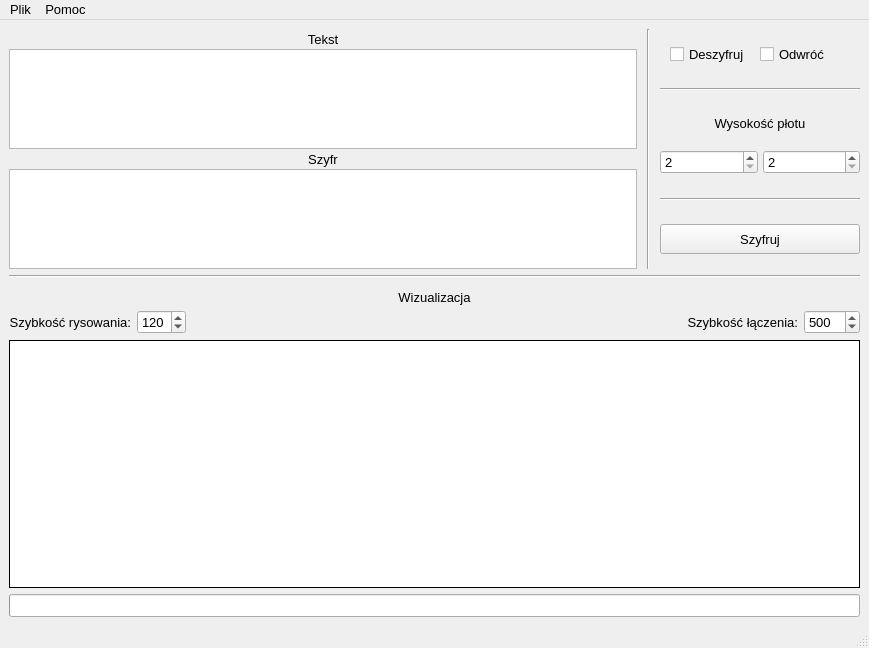
<?xml version="1.0" encoding="UTF-8"?>
<ui version="4.0">
 <class>MainWindow</class>
 <widget class="QMainWindow" name="MainWindow">
  <property name="geometry">
   <rect>
    <x>0</x>
    <y>0</y>
    <width>869</width>
    <height>648</height>
   </rect>
  </property>
  <property name="sizePolicy">
   <sizepolicy hsizetype="Preferred" vsizetype="Preferred">
    <horstretch>0</horstretch>
    <verstretch>0</verstretch>
   </sizepolicy>
  </property>
  <property name="minimumSize">
   <size>
    <width>600</width>
    <height>400</height>
   </size>
  </property>
  <property name="font">
   <font>
    <pointsize>10</pointsize>
   </font>
  </property>
  <property name="windowTitle">
   <string>Szyfr płotkowy</string>
  </property>
  <property name="toolButtonStyle">
   <enum>Qt::ToolButtonTextOnly</enum>
  </property>
  <property name="animated">
   <bool>false</bool>
  </property>
  <property name="tabShape">
   <enum>QTabWidget::Triangular</enum>
  </property>
  <widget class="QWidget" name="centralwidget">
   <property name="minimumSize">
    <size>
     <width>600</width>
     <height>280</height>
    </size>
   </property>
   <property name="palette">
    <palette>
     <active/>
     <inactive/>
     <disabled/>
    </palette>
   </property>
   <layout class="QVBoxLayout" name="verticalLayout">
    <item>
     <layout class="QHBoxLayout" name="appLayoyt">
      <property name="spacing">
       <number>10</number>
      </property>
      <property name="sizeConstraint">
       <enum>QLayout::SetFixedSize</enum>
      </property>
      <item>
       <layout class="QVBoxLayout" name="mainLayout">
        <property name="spacing">
         <number>0</number>
        </property>
        <property name="sizeConstraint">
         <enum>QLayout::SetFixedSize</enum>
        </property>
        <item>
         <widget class="QLabel" name="firstTextLabel">
          <property name="sizePolicy">
           <sizepolicy hsizetype="Preferred" vsizetype="Fixed">
            <horstretch>0</horstretch>
            <verstretch>0</verstretch>
           </sizepolicy>
          </property>
          <property name="minimumSize">
           <size>
            <width>0</width>
            <height>20</height>
           </size>
          </property>
          <property name="maximumSize">
           <size>
            <width>16777215</width>
            <height>20</height>
           </size>
          </property>
          <property name="text">
           <string>Tekst</string>
          </property>
          <property name="alignment">
           <set>Qt::AlignCenter</set>
          </property>
          <property name="buddy">
           <cstring>firstText</cstring>
          </property>
         </widget>
        </item>
        <item>
         <widget class="QPlainTextEdit" name="firstText">
          <property name="enabled">
           <bool>true</bool>
          </property>
          <property name="sizePolicy">
           <sizepolicy hsizetype="Expanding" vsizetype="Fixed">
            <horstretch>0</horstretch>
            <verstretch>0</verstretch>
           </sizepolicy>
          </property>
          <property name="maximumSize">
           <size>
            <width>16777215</width>
            <height>100</height>
           </size>
          </property>
          <property name="toolTip">
           <string>Tutaj wprowadza się wejście dla algorytmu</string>
          </property>
          <property name="plainText">
           <string/>
          </property>
         </widget>
        </item>
        <item>
         <widget class="QLabel" name="secondTextLabel">
          <property name="sizePolicy">
           <sizepolicy hsizetype="Expanding" vsizetype="Fixed">
            <horstretch>0</horstretch>
            <verstretch>0</verstretch>
           </sizepolicy>
          </property>
          <property name="minimumSize">
           <size>
            <width>0</width>
            <height>20</height>
           </size>
          </property>
          <property name="maximumSize">
           <size>
            <width>16777215</width>
            <height>20</height>
           </size>
          </property>
          <property name="text">
           <string>Szyfr</string>
          </property>
          <property name="alignment">
           <set>Qt::AlignCenter</set>
          </property>
          <property name="buddy">
           <cstring>secondText</cstring>
          </property>
         </widget>
        </item>
        <item>
         <widget class="QPlainTextEdit" name="secondText">
          <property name="sizePolicy">
           <sizepolicy hsizetype="Expanding" vsizetype="Fixed">
            <horstretch>0</horstretch>
            <verstretch>0</verstretch>
           </sizepolicy>
          </property>
          <property name="maximumSize">
           <size>
            <width>16777215</width>
            <height>100</height>
           </size>
          </property>
          <property name="toolTip">
           <string>Wyjście algorytmu</string>
          </property>
          <property name="readOnly">
           <bool>true</bool>
          </property>
         </widget>
        </item>
       </layout>
      </item>
      <item>
       <widget class="Line" name="main_sideSeparator">
        <property name="sizePolicy">
         <sizepolicy hsizetype="Fixed" vsizetype="Minimum">
          <horstretch>0</horstretch>
          <verstretch>0</verstretch>
         </sizepolicy>
        </property>
        <property name="orientation">
         <enum>Qt::Vertical</enum>
        </property>
       </widget>
      </item>
      <item>
       <layout class="QVBoxLayout" name="sideLayout" stretch="0,0,0,0,0,0">
        <property name="spacing">
         <number>5</number>
        </property>
        <property name="sizeConstraint">
         <enum>QLayout::SetFixedSize</enum>
        </property>
        <item>
         <layout class="QHBoxLayout" name="optionsLayout">
          <property name="spacing">
           <number>0</number>
          </property>
          <item>
           <widget class="QCheckBox" name="modeCheck">
            <property name="sizePolicy">
             <sizepolicy hsizetype="Fixed" vsizetype="Fixed">
              <horstretch>0</horstretch>
              <verstretch>0</verstretch>
             </sizepolicy>
            </property>
            <property name="minimumSize">
             <size>
              <width>80</width>
              <height>20</height>
             </size>
            </property>
            <property name="maximumSize">
             <size>
              <width>80</width>
              <height>20</height>
             </size>
            </property>
            <property name="toolTip">
             <string>Zmienia tryb działania algorytmu z szyfrowania na deszfyrowanie</string>
            </property>
            <property name="text">
             <string>Deszyfruj</string>
            </property>
            <property name="iconSize">
             <size>
              <width>32</width>
              <height>32</height>
             </size>
            </property>
           </widget>
          </item>
          <item>
           <widget class="QCheckBox" name="inverseCheck">
            <property name="sizePolicy">
             <sizepolicy hsizetype="Fixed" vsizetype="Fixed">
              <horstretch>0</horstretch>
              <verstretch>0</verstretch>
             </sizepolicy>
            </property>
            <property name="minimumSize">
             <size>
              <width>80</width>
              <height>20</height>
             </size>
            </property>
            <property name="maximumSize">
             <size>
              <width>90</width>
              <height>20</height>
             </size>
            </property>
            <property name="layoutDirection">
             <enum>Qt::LeftToRight</enum>
            </property>
            <property name="text">
             <string>Odwróć</string>
            </property>
            <property name="checkable">
             <bool>true</bool>
            </property>
            <property name="checked">
             <bool>false</bool>
            </property>
           </widget>
          </item>
         </layout>
        </item>
        <item>
         <widget class="Line" name="modeSeparator">
          <property name="sizePolicy">
           <sizepolicy hsizetype="Fixed" vsizetype="Fixed">
            <horstretch>0</horstretch>
            <verstretch>0</verstretch>
           </sizepolicy>
          </property>
          <property name="minimumSize">
           <size>
            <width>200</width>
            <height>10</height>
           </size>
          </property>
          <property name="maximumSize">
           <size>
            <width>200</width>
            <height>10</height>
           </size>
          </property>
          <property name="orientation">
           <enum>Qt::Horizontal</enum>
          </property>
         </widget>
        </item>
        <item>
         <widget class="QLabel" name="heightLabel">
          <property name="sizePolicy">
           <sizepolicy hsizetype="Fixed" vsizetype="Fixed">
            <horstretch>0</horstretch>
            <verstretch>0</verstretch>
           </sizepolicy>
          </property>
          <property name="minimumSize">
           <size>
            <width>200</width>
            <height>16</height>
           </size>
          </property>
          <property name="maximumSize">
           <size>
            <width>200</width>
            <height>13</height>
           </size>
          </property>
          <property name="text">
           <string>Wysokość płotu</string>
          </property>
          <property name="alignment">
           <set>Qt::AlignCenter</set>
          </property>
         </widget>
        </item>
        <item>
         <layout class="QHBoxLayout" name="heightLayout" stretch="0,0">
          <property name="leftMargin">
           <number>0</number>
          </property>
          <item>
           <widget class="QSpinBox" name="firstBoardHeight">
            <property name="toolTip">
             <string>Wysokość pierwszej ,,deski'' płotu, czyli odcinka wzdłuż którego położone są litery</string>
            </property>
            <property name="minimum">
             <number>2</number>
            </property>
            <property name="maximum">
             <number>20</number>
            </property>
            <property name="value">
             <number>2</number>
            </property>
           </widget>
          </item>
          <item>
           <widget class="QSpinBox" name="secondBoardHeight">
            <property name="toolTip">
             <string>Wysokość drugiej ,,deski'' płotu, czyli odcinka wzdłuż którego położone są litery</string>
            </property>
            <property name="minimum">
             <number>2</number>
            </property>
            <property name="maximum">
             <number>20</number>
            </property>
            <property name="value">
             <number>2</number>
            </property>
           </widget>
          </item>
         </layout>
        </item>
        <item>
         <widget class="Line" name="keySeparator">
          <property name="sizePolicy">
           <sizepolicy hsizetype="Fixed" vsizetype="Fixed">
            <horstretch>0</horstretch>
            <verstretch>0</verstretch>
           </sizepolicy>
          </property>
          <property name="minimumSize">
           <size>
            <width>200</width>
            <height>10</height>
           </size>
          </property>
          <property name="maximumSize">
           <size>
            <width>200</width>
            <height>10</height>
           </size>
          </property>
          <property name="orientation">
           <enum>Qt::Horizontal</enum>
          </property>
         </widget>
        </item>
        <item>
         <widget class="QPushButton" name="executeButton">
          <property name="sizePolicy">
           <sizepolicy hsizetype="Fixed" vsizetype="Fixed">
            <horstretch>0</horstretch>
            <verstretch>0</verstretch>
           </sizepolicy>
          </property>
          <property name="minimumSize">
           <size>
            <width>200</width>
            <height>30</height>
           </size>
          </property>
          <property name="maximumSize">
           <size>
            <width>200</width>
            <height>30</height>
           </size>
          </property>
          <property name="font">
           <font>
            <pointsize>10</pointsize>
           </font>
          </property>
          <property name="toolTip">
           <string/>
          </property>
          <property name="text">
           <string>Szyfruj</string>
          </property>
         </widget>
        </item>
       </layout>
      </item>
     </layout>
    </item>
    <item>
     <widget class="Line" name="app_visSeparator">
      <property name="orientation">
       <enum>Qt::Horizontal</enum>
      </property>
     </widget>
    </item>
    <item>
     <widget class="QLabel" name="visLabel">
      <property name="sizePolicy">
       <sizepolicy hsizetype="Expanding" vsizetype="Fixed">
        <horstretch>0</horstretch>
        <verstretch>0</verstretch>
       </sizepolicy>
      </property>
      <property name="minimumSize">
       <size>
        <width>0</width>
        <height>20</height>
       </size>
      </property>
      <property name="maximumSize">
       <size>
        <width>16777215</width>
        <height>13</height>
       </size>
      </property>
      <property name="text">
       <string>Wizualizacja</string>
      </property>
      <property name="alignment">
       <set>Qt::AlignCenter</set>
      </property>
      <property name="buddy">
       <cstring>visTable</cstring>
      </property>
     </widget>
    </item>
    <item>
     <layout class="QHBoxLayout" name="speedOptionsLayout">
      <item>
       <widget class="QLabel" name="drawLabel">
        <property name="text">
         <string>Szybkość rysowania:</string>
        </property>
        <property name="alignment">
         <set>Qt::AlignRight|Qt::AlignTrailing|Qt::AlignVCenter</set>
        </property>
        <property name="buddy">
         <cstring>drawSpeed</cstring>
        </property>
       </widget>
      </item>
      <item>
       <widget class="QSpinBox" name="drawSpeed">
        <property name="minimum">
         <number>0</number>
        </property>
        <property name="maximum">
         <number>300</number>
        </property>
        <property name="singleStep">
         <number>10</number>
        </property>
        <property name="value">
         <number>120</number>
        </property>
       </widget>
      </item>
      <item>
       <spacer name="horizontalSpacer">
        <property name="orientation">
         <enum>Qt::Horizontal</enum>
        </property>
        <property name="sizeHint" stdset="0">
         <size>
          <width>40</width>
          <height>20</height>
         </size>
        </property>
       </spacer>
      </item>
      <item>
       <widget class="QLabel" name="mergeLabel">
        <property name="text">
         <string>Szybkość łączenia:</string>
        </property>
        <property name="alignment">
         <set>Qt::AlignRight|Qt::AlignTrailing|Qt::AlignVCenter</set>
        </property>
        <property name="buddy">
         <cstring>mergeSpeed</cstring>
        </property>
       </widget>
      </item>
      <item>
       <widget class="QSpinBox" name="mergeSpeed">
        <property name="maximum">
         <number>1000</number>
        </property>
        <property name="singleStep">
         <number>50</number>
        </property>
        <property name="value">
         <number>500</number>
        </property>
       </widget>
      </item>
     </layout>
    </item>
    <item>
     <widget class="QTableWidget" name="visTable">
      <property name="sizeIncrement">
       <size>
        <width>0</width>
        <height>1</height>
       </size>
      </property>
      <property name="palette">
       <palette>
        <active>
         <colorrole role="WindowText">
          <brush brushstyle="SolidPattern">
           <color alpha="255">
            <red>235</red>
            <green>219</green>
            <blue>158</blue>
           </color>
          </brush>
         </colorrole>
         <colorrole role="Button">
          <brush brushstyle="SolidPattern">
           <color alpha="255">
            <red>21</red>
            <green>62</green>
            <blue>72</blue>
           </color>
          </brush>
         </colorrole>
         <colorrole role="Light">
          <brush brushstyle="SolidPattern">
           <color alpha="255">
            <red>31</red>
            <green>93</green>
            <blue>108</blue>
           </color>
          </brush>
         </colorrole>
         <colorrole role="Midlight">
          <brush brushstyle="SolidPattern">
           <color alpha="255">
            <red>26</red>
            <green>77</green>
            <blue>90</blue>
           </color>
          </brush>
         </colorrole>
         <colorrole role="Dark">
          <brush brushstyle="SolidPattern">
           <color alpha="255">
            <red>10</red>
            <green>31</green>
            <blue>36</blue>
           </color>
          </brush>
         </colorrole>
         <colorrole role="Mid">
          <brush brushstyle="SolidPattern">
           <color alpha="255">
            <red>14</red>
            <green>41</green>
            <blue>48</blue>
           </color>
          </brush>
         </colorrole>
         <colorrole role="Text">
          <brush brushstyle="SolidPattern">
           <color alpha="255">
            <red>235</red>
            <green>219</green>
            <blue>158</blue>
           </color>
          </brush>
         </colorrole>
         <colorrole role="BrightText">
          <brush brushstyle="SolidPattern">
           <color alpha="255">
            <red>235</red>
            <green>219</green>
            <blue>158</blue>
           </color>
          </brush>
         </colorrole>
         <colorrole role="ButtonText">
          <brush brushstyle="SolidPattern">
           <color alpha="255">
            <red>235</red>
            <green>219</green>
            <blue>158</blue>
           </color>
          </brush>
         </colorrole>
         <colorrole role="Base">
          <brush brushstyle="SolidPattern">
           <color alpha="255">
            <red>134</red>
            <green>212</green>
            <blue>212</blue>
           </color>
          </brush>
         </colorrole>
         <colorrole role="Window">
          <brush brushstyle="SolidPattern">
           <color alpha="255">
            <red>21</red>
            <green>62</green>
            <blue>72</blue>
           </color>
          </brush>
         </colorrole>
         <colorrole role="Shadow">
          <brush brushstyle="SolidPattern">
           <color alpha="255">
            <red>0</red>
            <green>0</green>
            <blue>0</blue>
           </color>
          </brush>
         </colorrole>
         <colorrole role="Highlight">
          <brush brushstyle="SolidPattern">
           <color alpha="255">
            <red>120</red>
            <green>111</green>
            <blue>80</blue>
           </color>
          </brush>
         </colorrole>
         <colorrole role="HighlightedText">
          <brush brushstyle="SolidPattern">
           <color alpha="255">
            <red>250</red>
            <green>200</green>
            <blue>143</blue>
           </color>
          </brush>
         </colorrole>
         <colorrole role="Link">
          <brush brushstyle="SolidPattern">
           <color alpha="255">
            <red>0</red>
            <green>0</green>
            <blue>255</blue>
           </color>
          </brush>
         </colorrole>
         <colorrole role="LinkVisited">
          <brush brushstyle="SolidPattern">
           <color alpha="255">
            <red>255</red>
            <green>0</green>
            <blue>255</blue>
           </color>
          </brush>
         </colorrole>
         <colorrole role="AlternateBase">
          <brush brushstyle="SolidPattern">
           <color alpha="255">
            <red>10</red>
            <green>31</green>
            <blue>36</blue>
           </color>
          </brush>
         </colorrole>
         <colorrole role="NoRole">
          <brush brushstyle="SolidPattern">
           <color alpha="255">
            <red>0</red>
            <green>0</green>
            <blue>0</blue>
           </color>
          </brush>
         </colorrole>
         <colorrole role="ToolTipBase">
          <brush brushstyle="SolidPattern">
           <color alpha="255">
            <red>0</red>
            <green>0</green>
            <blue>0</blue>
           </color>
          </brush>
         </colorrole>
         <colorrole role="ToolTipText">
          <brush brushstyle="SolidPattern">
           <color alpha="255">
            <red>0</red>
            <green>0</green>
            <blue>255</blue>
           </color>
          </brush>
         </colorrole>
         <colorrole role="PlaceholderText">
          <brush brushstyle="SolidPattern">
           <color alpha="128">
            <red>120</red>
            <green>115</green>
            <blue>98</blue>
           </color>
          </brush>
         </colorrole>
        </active>
        <inactive>
         <colorrole role="WindowText">
          <brush brushstyle="SolidPattern">
           <color alpha="255">
            <red>0</red>
            <green>0</green>
            <blue>0</blue>
           </color>
          </brush>
         </colorrole>
         <colorrole role="Button">
          <brush brushstyle="SolidPattern">
           <color alpha="255">
            <red>240</red>
            <green>240</green>
            <blue>240</blue>
           </color>
          </brush>
         </colorrole>
         <colorrole role="Light">
          <brush brushstyle="SolidPattern">
           <color alpha="255">
            <red>255</red>
            <green>255</green>
            <blue>255</blue>
           </color>
          </brush>
         </colorrole>
         <colorrole role="Midlight">
          <brush brushstyle="SolidPattern">
           <color alpha="255">
            <red>227</red>
            <green>227</green>
            <blue>227</blue>
           </color>
          </brush>
         </colorrole>
         <colorrole role="Dark">
          <brush brushstyle="SolidPattern">
           <color alpha="255">
            <red>160</red>
            <green>160</green>
            <blue>160</blue>
           </color>
          </brush>
         </colorrole>
         <colorrole role="Mid">
          <brush brushstyle="SolidPattern">
           <color alpha="255">
            <red>160</red>
            <green>160</green>
            <blue>160</blue>
           </color>
          </brush>
         </colorrole>
         <colorrole role="Text">
          <brush brushstyle="SolidPattern">
           <color alpha="255">
            <red>0</red>
            <green>0</green>
            <blue>0</blue>
           </color>
          </brush>
         </colorrole>
         <colorrole role="BrightText">
          <brush brushstyle="SolidPattern">
           <color alpha="255">
            <red>255</red>
            <green>255</green>
            <blue>255</blue>
           </color>
          </brush>
         </colorrole>
         <colorrole role="ButtonText">
          <brush brushstyle="SolidPattern">
           <color alpha="255">
            <red>0</red>
            <green>0</green>
            <blue>0</blue>
           </color>
          </brush>
         </colorrole>
         <colorrole role="Base">
          <brush brushstyle="SolidPattern">
           <color alpha="255">
            <red>255</red>
            <green>255</green>
            <blue>255</blue>
           </color>
          </brush>
         </colorrole>
         <colorrole role="Window">
          <brush brushstyle="SolidPattern">
           <color alpha="255">
            <red>240</red>
            <green>240</green>
            <blue>240</blue>
           </color>
          </brush>
         </colorrole>
         <colorrole role="Shadow">
          <brush brushstyle="SolidPattern">
           <color alpha="255">
            <red>105</red>
            <green>105</green>
            <blue>105</blue>
           </color>
          </brush>
         </colorrole>
         <colorrole role="Highlight">
          <brush brushstyle="SolidPattern">
           <color alpha="255">
            <red>240</red>
            <green>240</green>
            <blue>240</blue>
           </color>
          </brush>
         </colorrole>
         <colorrole role="HighlightedText">
          <brush brushstyle="SolidPattern">
           <color alpha="255">
            <red>0</red>
            <green>0</green>
            <blue>0</blue>
           </color>
          </brush>
         </colorrole>
         <colorrole role="Link">
          <brush brushstyle="SolidPattern">
           <color alpha="255">
            <red>0</red>
            <green>0</green>
            <blue>255</blue>
           </color>
          </brush>
         </colorrole>
         <colorrole role="LinkVisited">
          <brush brushstyle="SolidPattern">
           <color alpha="255">
            <red>255</red>
            <green>0</green>
            <blue>255</blue>
           </color>
          </brush>
         </colorrole>
         <colorrole role="AlternateBase">
          <brush brushstyle="SolidPattern">
           <color alpha="255">
            <red>245</red>
            <green>245</green>
            <blue>245</blue>
           </color>
          </brush>
         </colorrole>
         <colorrole role="NoRole">
          <brush brushstyle="NoBrush">
           <color alpha="255">
            <red>0</red>
            <green>0</green>
            <blue>0</blue>
           </color>
          </brush>
         </colorrole>
         <colorrole role="ToolTipBase">
          <brush brushstyle="SolidPattern">
           <color alpha="255">
            <red>255</red>
            <green>255</green>
            <blue>220</blue>
           </color>
          </brush>
         </colorrole>
         <colorrole role="ToolTipText">
          <brush brushstyle="SolidPattern">
           <color alpha="255">
            <red>0</red>
            <green>0</green>
            <blue>0</blue>
           </color>
          </brush>
         </colorrole>
         <colorrole role="PlaceholderText">
          <brush brushstyle="SolidPattern">
           <color alpha="128">
            <red>0</red>
            <green>0</green>
            <blue>0</blue>
           </color>
          </brush>
         </colorrole>
        </inactive>
        <disabled>
         <colorrole role="WindowText">
          <brush brushstyle="SolidPattern">
           <color alpha="255">
            <red>10</red>
            <green>31</green>
            <blue>36</blue>
           </color>
          </brush>
         </colorrole>
         <colorrole role="Button">
          <brush brushstyle="SolidPattern">
           <color alpha="255">
            <red>21</red>
            <green>62</green>
            <blue>72</blue>
           </color>
          </brush>
         </colorrole>
         <colorrole role="Light">
          <brush brushstyle="SolidPattern">
           <color alpha="255">
            <red>31</red>
            <green>93</green>
            <blue>108</blue>
           </color>
          </brush>
         </colorrole>
         <colorrole role="Midlight">
          <brush brushstyle="SolidPattern">
           <color alpha="255">
            <red>26</red>
            <green>77</green>
            <blue>90</blue>
           </color>
          </brush>
         </colorrole>
         <colorrole role="Dark">
          <brush brushstyle="SolidPattern">
           <color alpha="255">
            <red>10</red>
            <green>31</green>
            <blue>36</blue>
           </color>
          </brush>
         </colorrole>
         <colorrole role="Mid">
          <brush brushstyle="SolidPattern">
           <color alpha="255">
            <red>14</red>
            <green>41</green>
            <blue>48</blue>
           </color>
          </brush>
         </colorrole>
         <colorrole role="Text">
          <brush brushstyle="SolidPattern">
           <color alpha="255">
            <red>10</red>
            <green>31</green>
            <blue>36</blue>
           </color>
          </brush>
         </colorrole>
         <colorrole role="BrightText">
          <brush brushstyle="SolidPattern">
           <color alpha="255">
            <red>235</red>
            <green>219</green>
            <blue>158</blue>
           </color>
          </brush>
         </colorrole>
         <colorrole role="ButtonText">
          <brush brushstyle="SolidPattern">
           <color alpha="255">
            <red>10</red>
            <green>31</green>
            <blue>36</blue>
           </color>
          </brush>
         </colorrole>
         <colorrole role="Base">
          <brush brushstyle="SolidPattern">
           <color alpha="255">
            <red>21</red>
            <green>62</green>
            <blue>72</blue>
           </color>
          </brush>
         </colorrole>
         <colorrole role="Window">
          <brush brushstyle="SolidPattern">
           <color alpha="255">
            <red>21</red>
            <green>62</green>
            <blue>72</blue>
           </color>
          </brush>
         </colorrole>
         <colorrole role="Shadow">
          <brush brushstyle="SolidPattern">
           <color alpha="255">
            <red>0</red>
            <green>0</green>
            <blue>0</blue>
           </color>
          </brush>
         </colorrole>
         <colorrole role="Highlight">
          <brush brushstyle="SolidPattern">
           <color alpha="255">
            <red>0</red>
            <green>120</green>
            <blue>215</blue>
           </color>
          </brush>
         </colorrole>
         <colorrole role="HighlightedText">
          <brush brushstyle="SolidPattern">
           <color alpha="255">
            <red>255</red>
            <green>255</green>
            <blue>255</blue>
           </color>
          </brush>
         </colorrole>
         <colorrole role="Link">
          <brush brushstyle="SolidPattern">
           <color alpha="255">
            <red>0</red>
            <green>0</green>
            <blue>255</blue>
           </color>
          </brush>
         </colorrole>
         <colorrole role="LinkVisited">
          <brush brushstyle="SolidPattern">
           <color alpha="255">
            <red>255</red>
            <green>0</green>
            <blue>255</blue>
           </color>
          </brush>
         </colorrole>
         <colorrole role="AlternateBase">
          <brush brushstyle="SolidPattern">
           <color alpha="255">
            <red>245</red>
            <green>245</green>
            <blue>245</blue>
           </color>
          </brush>
         </colorrole>
         <colorrole role="NoRole">
          <brush brushstyle="NoBrush">
           <color alpha="255">
            <red>0</red>
            <green>0</green>
            <blue>0</blue>
           </color>
          </brush>
         </colorrole>
         <colorrole role="ToolTipBase">
          <brush brushstyle="SolidPattern">
           <color alpha="255">
            <red>255</red>
            <green>255</green>
            <blue>220</blue>
           </color>
          </brush>
         </colorrole>
         <colorrole role="ToolTipText">
          <brush brushstyle="SolidPattern">
           <color alpha="255">
            <red>0</red>
            <green>0</green>
            <blue>0</blue>
           </color>
          </brush>
         </colorrole>
         <colorrole role="PlaceholderText">
          <brush brushstyle="SolidPattern">
           <color alpha="128">
            <red>0</red>
            <green>0</green>
            <blue>0</blue>
           </color>
          </brush>
         </colorrole>
        </disabled>
       </palette>
      </property>
      <property name="font">
       <font>
        <pointsize>14</pointsize>
       </font>
      </property>
      <property name="cursor" stdset="0">
       <cursorShape>ForbiddenCursor</cursorShape>
      </property>
      <property name="focusPolicy">
       <enum>Qt::NoFocus</enum>
      </property>
      <property name="contextMenuPolicy">
       <enum>Qt::NoContextMenu</enum>
      </property>
      <property name="frameShape">
       <enum>QFrame::Box</enum>
      </property>
      <property name="frameShadow">
       <enum>QFrame::Plain</enum>
      </property>
      <property name="lineWidth">
       <number>1</number>
      </property>
      <property name="autoScroll">
       <bool>false</bool>
      </property>
      <property name="editTriggers">
       <set>QAbstractItemView::NoEditTriggers</set>
      </property>
      <property name="tabKeyNavigation">
       <bool>false</bool>
      </property>
      <property name="showDropIndicator" stdset="0">
       <bool>false</bool>
      </property>
      <property name="dragDropOverwriteMode">
       <bool>false</bool>
      </property>
      <property name="alternatingRowColors">
       <bool>false</bool>
      </property>
      <property name="selectionMode">
       <enum>QAbstractItemView::NoSelection</enum>
      </property>
      <property name="textElideMode">
       <enum>Qt::ElideRight</enum>
      </property>
      <property name="horizontalScrollMode">
       <enum>QAbstractItemView::ScrollPerItem</enum>
      </property>
      <property name="showGrid">
       <bool>true</bool>
      </property>
      <property name="gridStyle">
       <enum>Qt::SolidLine</enum>
      </property>
      <property name="wordWrap">
       <bool>false</bool>
      </property>
      <property name="cornerButtonEnabled">
       <bool>false</bool>
      </property>
      <property name="rowCount">
       <number>2</number>
      </property>
      <property name="columnCount">
       <number>0</number>
      </property>
      <attribute name="horizontalHeaderVisible">
       <bool>false</bool>
      </attribute>
      <attribute name="horizontalHeaderMinimumSectionSize">
       <number>35</number>
      </attribute>
      <attribute name="horizontalHeaderDefaultSectionSize">
       <number>35</number>
      </attribute>
      <attribute name="horizontalHeaderHighlightSections">
       <bool>false</bool>
      </attribute>
      <attribute name="horizontalHeaderStretchLastSection">
       <bool>false</bool>
      </attribute>
      <attribute name="verticalHeaderVisible">
       <bool>false</bool>
      </attribute>
      <attribute name="verticalHeaderCascadingSectionResizes">
       <bool>false</bool>
      </attribute>
      <attribute name="verticalHeaderMinimumSectionSize">
       <number>35</number>
      </attribute>
      <attribute name="verticalHeaderDefaultSectionSize">
       <number>35</number>
      </attribute>
      <attribute name="verticalHeaderHighlightSections">
       <bool>false</bool>
      </attribute>
      <attribute name="verticalHeaderShowSortIndicator" stdset="0">
       <bool>false</bool>
      </attribute>
      <attribute name="verticalHeaderStretchLastSection">
       <bool>false</bool>
      </attribute>
      <row/>
      <row/>
     </widget>
    </item>
    <item>
     <widget class="QProgressBar" name="visProgressBar">
      <property name="maximum">
       <number>10</number>
      </property>
      <property name="value">
       <number>0</number>
      </property>
      <property name="textVisible">
       <bool>false</bool>
      </property>
      <property name="invertedAppearance">
       <bool>false</bool>
      </property>
     </widget>
    </item>
   </layout>
  </widget>
  <widget class="QMenuBar" name="menubar">
   <property name="geometry">
    <rect>
     <x>0</x>
     <y>0</y>
     <width>869</width>
     <height>23</height>
    </rect>
   </property>
   <widget class="QMenu" name="menuFile">
    <property name="title">
     <string>Plik</string>
    </property>
    <addaction name="actionLoad"/>
    <addaction name="actionSave"/>
    <addaction name="actionSaveAs"/>
   </widget>
   <widget class="QMenu" name="menuPomoc">
    <property name="title">
     <string>Pomoc</string>
    </property>
    <addaction name="actionInfo"/>
   </widget>
   <addaction name="menuFile"/>
   <addaction name="menuPomoc"/>
  </widget>
  <widget class="QStatusBar" name="statusbar"/>
  <action name="actionLoad">
   <property name="text">
    <string>Wczytaj</string>
   </property>
  </action>
  <action name="actionSave">
   <property name="text">
    <string>Zapisz</string>
   </property>
  </action>
  <action name="actionInfo">
   <property name="text">
    <string>Algorytm</string>
   </property>
  </action>
  <action name="actionSaveAs">
   <property name="text">
    <string>Zapisz jako</string>
   </property>
  </action>
 </widget>
 <resources/>
 <connections/>
</ui>
